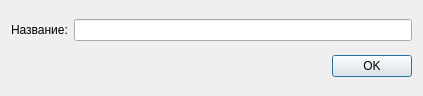
<?xml version="1.0" encoding="UTF-8"?>
<ui version="4.0">
 <class>AddSubjectDialog</class>
 <widget class="QDialog" name="AddSubjectDialog">
  <property name="geometry">
   <rect>
    <x>0</x>
    <y>0</y>
    <width>423</width>
    <height>96</height>
   </rect>
  </property>
  <property name="windowTitle">
   <string>AddSubjectDialog</string>
  </property>
  <layout class="QGridLayout" name="gridLayout_2">
   <item row="1" column="0">
    <spacer name="horizontalSpacer">
     <property name="orientation">
      <enum>Qt::Horizontal</enum>
     </property>
     <property name="sizeHint" stdset="0">
      <size>
       <width>40</width>
       <height>20</height>
      </size>
     </property>
    </spacer>
   </item>
   <item row="1" column="1">
    <widget class="QPushButton" name="okButton">
     <property name="text">
      <string>OK</string>
     </property>
    </widget>
   </item>
   <item row="0" column="0" colspan="2">
    <layout class="QGridLayout" name="gridLayout">
     <item row="0" column="0">
      <widget class="QLabel" name="label">
       <property name="text">
        <string>Название:</string>
       </property>
      </widget>
     </item>
     <item row="0" column="1">
      <widget class="QLineEdit" name="nameLine"/>
     </item>
    </layout>
   </item>
  </layout>
 </widget>
 <layoutdefault spacing="6" margin="11"/>
 <resources/>
 <connections/>
</ui>
